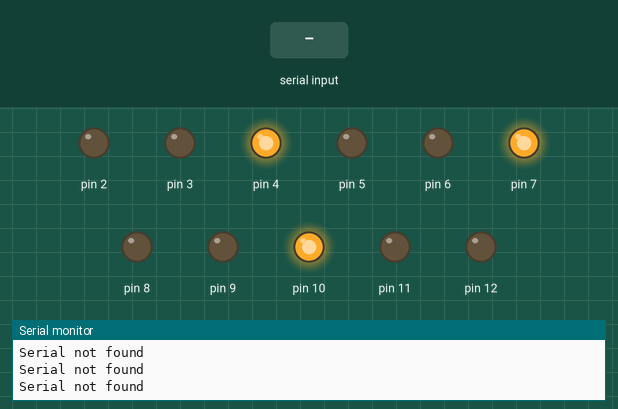
A sketch run on a simulated Arduino Uno, built with avr-gcc and run on an emulated ATmega328P. On the bench: output pins drawn as LEDs (lit = HIGH), the last lines printed to the serial monitor. Inputs (shaded band) come from the test bench. Pins used as bus, display or sensor lines are not drawn.

Above: at 1.2 s.
1.3 s: "1\n" received over Serial
At 2.6 s:
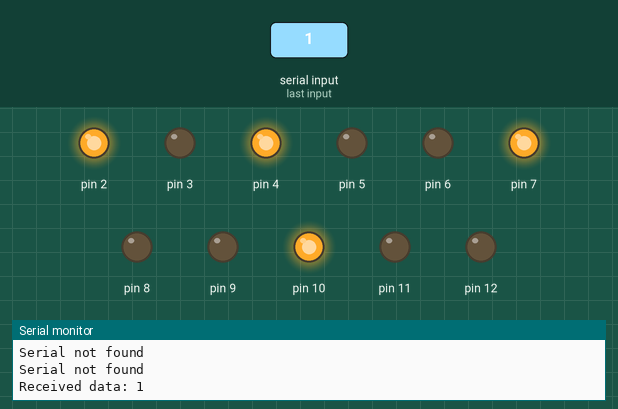
At 4.2 s:
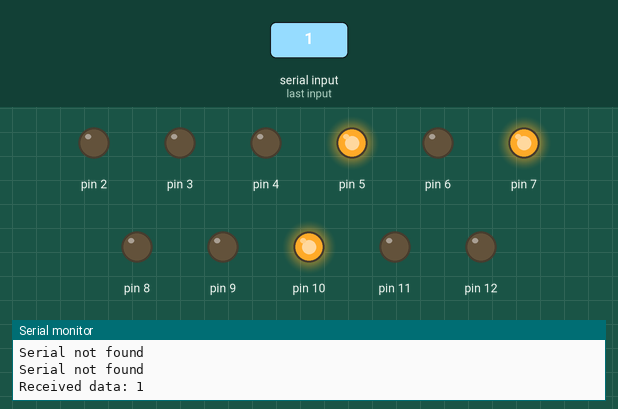
10.3 s: "0\n" received over Serial
At 12.6 s:
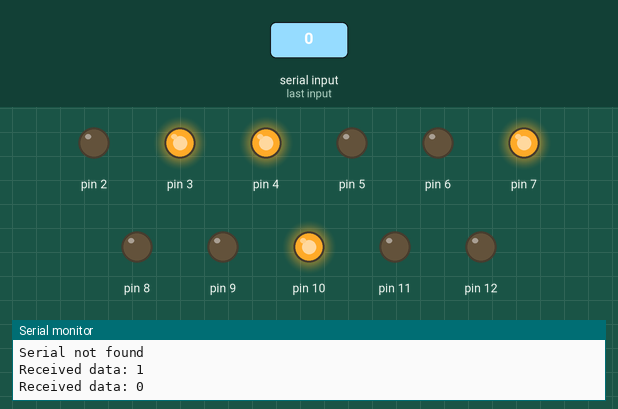
Timing chart, 0 to 19.3 s (numbered marks = the images above; inputs shaded):
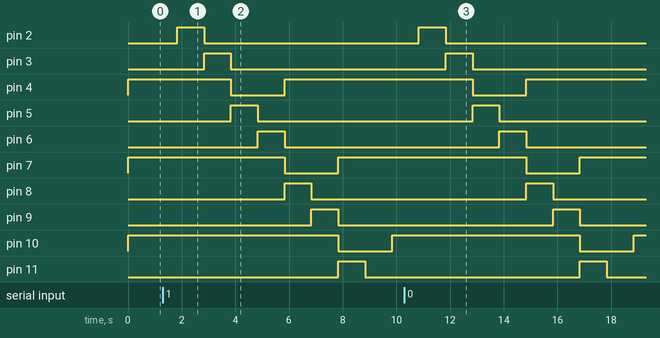

The sketch:

sketch_oct20a.ino
```cpp
void setup() {
  Serial.begin(9600);  // Set the baud rate to match Python's
  pinMode(1, OUTPUT);
  pinMode(2, OUTPUT);
  pinMode(3, OUTPUT);
  pinMode(4, OUTPUT);
  pinMode(5, OUTPUT);
  pinMode(6, OUTPUT);
  pinMode(7, OUTPUT);
  pinMode(8, OUTPUT);
  pinMode(9, OUTPUT);
  pinMode(10, OUTPUT);
  pinMode(11, OUTPUT);
  pinMode(12, OUTPUT);
  digitalWrite(1,HIGH);
  digitalWrite(4,HIGH);
  digitalWrite(7,HIGH);
  digitalWrite(10,HIGH);
}

void loop() {
  if (Serial.available()) {
    String vehicle_data = Serial.readStringUntil('\n');  // Read incoming data
    Serial.println("Received data: " + vehicle_data);  // Print it for debugging

    // You can now use the vehicle_data for further processing, such as controlling LEDs or motors.
    delay(500);
    digitalWrite(1,LOW);
    digitalWrite(2,HIGH);
    delay(1000);
    digitalWrite(2,LOW);
    digitalWrite(3,HIGH);
    delay(1000);
    digitalWrite(3,LOW);
    digitalWrite(1,HIGH);
    digitalWrite(4,LOW);
    digitalWrite(5,HIGH);
    delay(1000);
    digitalWrite(5,LOW);
    digitalWrite(6,HIGH);
    delay(1000);
    digitalWrite(6,LOW);
    digitalWrite(4,HIGH);
    digitalWrite(7,LOW);
    digitalWrite(8,HIGH);
    delay(1000);
    digitalWrite(8,LOW);
    digitalWrite(9,HIGH);
    delay(1000);
    digitalWrite(9,LOW);
    digitalWrite(7,HIGH);
    digitalWrite(10,LOW);
    digitalWrite(11,HIGH);
    delay(1000);
    digitalWrite(11,LOW);
    digitalWrite(12,HIGH);
    delay(1000);
    digitalWrite(12,LOW);
    digitalWrite(10,HIGH);
    delay(500);
  }
  else{
    Serial.println("Serial not found");
  }
}
```

Measured:
- after the input at 1.3 s, pin 2: LOW → HIGH after 0.54 s, → LOW 1.0 s later; pin 3: LOW → HIGH after 1.5 s, → LOW 1.0 s later; pin 4: HIGH → LOW after 2.5 s, → HIGH 2.0 s later; pin 5: LOW → HIGH after 2.5 s, → LOW 1.0 s later; pin 6: LOW → HIGH after 3.5 s, → LOW 1.0 s later
- after the input at 10.3 s, pin 2: LOW → HIGH after 0.54 s, → LOW 1.0 s later; pin 3: LOW → HIGH after 1.5 s, → LOW 1.0 s later; pin 4: HIGH → LOW after 2.5 s, → HIGH 2.0 s later; pin 5: LOW → HIGH after 2.5 s, → LOW 1.0 s later; pin 6: LOW → HIGH after 3.5 s, → LOW 1.0 s later
